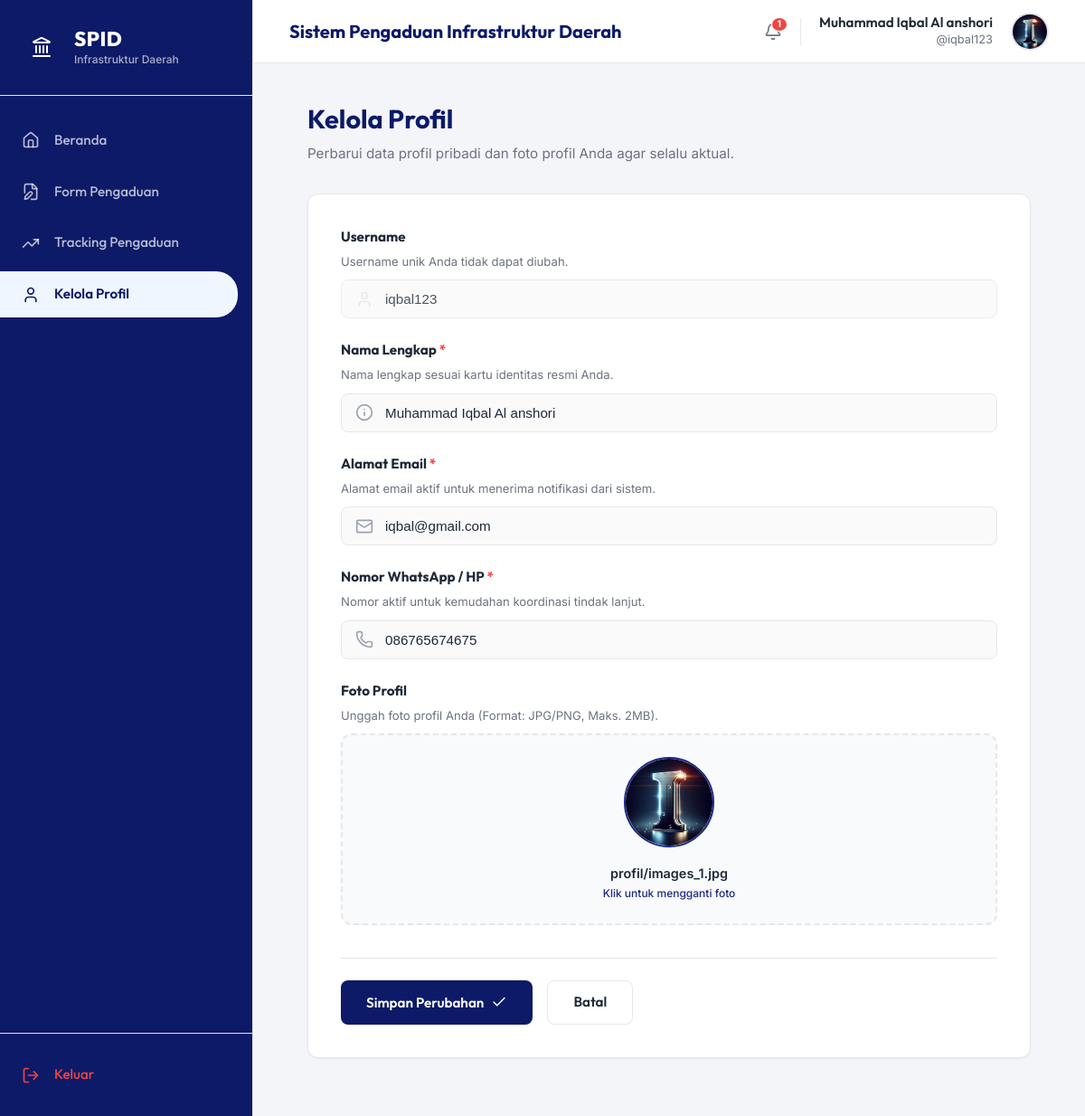
Screenshot of /profil/ (signed in) with the database file from the repository.
### pengaduan/models.py (models this page shows, shortened)
class CustomUser(AbstractUser):
    nama_lengkap = models.CharField(max_length=150, verbose_name="Nama Lengkap")
    nomor_hp = models.CharField(max_length=20, verbose_name="Nomor HP")
    foto_profil = models.ImageField(upload_to='profil/', blank=True, null=True, verbose_name="Foto Profil")

### pengaduan/views.py (the view)
# urls.py: path('profil/', views.profile_view, name='profile'),
@login_required
def profile_view(request):
    if request.method == 'POST':
        form = UserProfileForm(request.POST, request.FILES, instance=request.user)
        if form.is_valid():
            form.save()
            messages.success(request, "Profil Anda berhasil diperbarui!")
            return redirect('profile')
        else:
            messages.error(request, "Terjadi kesalahan. Silakan perbaiki data Anda.")
    else:
        form = UserProfileForm(instance=request.user)
    return render(request, 'profil.html', {
        'form': form,
        'active_menu': 'profile'
    })

### pengaduan/forms.py (shortened to what this page needs)
class UserProfileForm(forms.ModelForm):
    class Meta:
        model = CustomUser
        fields = ['nama_lengkap', 'email', 'nomor_hp', 'foto_profil']
        widgets = {
            'nama_lengkap': forms.TextInput(attrs={
                'class': 'form-control-input',
                'placeholder': 'Masukkan nama lengkap'
            }),
            'email': forms.EmailInput(attrs={
                'class': 'form-control-input',
                'placeholder': 'contoh@email.com'
            }),
            'nomor_hp': forms.TextInput(attrs={
                'class': 'form-control-input',
                'placeholder': '08xxxxxxxxxx'
            }),
            'foto_profil': forms.FileInput(attrs={
                'class': 'form-file-input',
                'accept': 'image/*'
            }),
        }

### pengaduan/context_processors.py (called while the page is built, shortened)
def latest_reports(request):
    if request.user.is_authenticated:
        if request.user.is_staff:
            return {
                'notifications': Pengaduan.objects.filter(status='Pending').order_by('-created_at')[:5],
                'notification_count': Pengaduan.objects.filter(status='Pending').count()
            }
        else:
            active_announcements = Pengumuman.objects.filter(is_active=True).order_by('-created_at')[:5]
            return {
                'announcements': active_announcements,
                'announcement_count': active_announcements.count()
            }

### templates/profil.html (shortened to what this page needs)
{% extends 'base.html' %}
{% load static %}
{% block content %}
<div class="form-pengaduan-container">
    <div class="page-header-info">
        <h2 class="page-title-main">Kelola Profil</h2>
        <p class="page-subtitle-main">Perbarui data profil pribadi dan foto profil Anda agar selalu aktual.</p>
    </div>
    <div class="form-card card">
        <form method="POST" enctype="multipart/form-data" class="app-form">
            <div class="form-group">
                <label class="form-label">Username</label>
                <p class="field-help-text">Username unik Anda tidak dapat diubah.</p>
                <div class="input-with-icon">
                    <input type="text" class="form-control-input" value="{{ request.user.username }}" readonly disabled style="background-color: var(--bg-light); cursor: not-allowed; opacity: 0.8;">
                </div>
            </div>
            <div class="form-group">
                <label for="id_nama_lengkap" class="form-label">Nama Lengkap <span class="required">*</span></label>
                <p class="field-help-text">Nama lengkap sesuai kartu identitas resmi Anda.</p>
                <div class="input-with-icon">
                    {{ form.nama_lengkap }}
                </div>
            </div>
            <div class="form-group">
                <label for="id_email" class="form-label">Alamat Email <span class="required">*</span></label>
                <p class="field-help-text">Alamat email aktif untuk menerima notifikasi dari sistem.</p>
                <div class="input-with-icon">
                    {{ form.email }}
                </div>
            </div>
            <div class="form-group">
                <label for="id_nomor_hp" class="form-label">Nomor WhatsApp / HP <span class="required">*</span></label>
                <p class="field-help-text">Nomor aktif untuk kemudahan koordinasi tindak lanjut.</p>
                <div class="input-with-icon">
                    {{ form.nomor_hp }}
                </div>
            </div>
            <div class="form-group">
                <label class="form-label">Foto Profil</label>
                <p class="field-help-text">Unggah foto profil Anda (Format: JPG/PNG, Maks. 2MB).</p>
                <div class="upload-dropzone" id="dropzone" onclick="document.getElementById('id_foto_profil').click()" style="padding: 24px;">
                    <div class="dropzone-preview {% if not request.user.foto_profil %}hide{% endif %}" id="dropzone-preview-container">
                        <div style="display: flex; justify-content: center; margin-bottom: 6px;">
                            <img src="{% if request.user.foto_profil %}{{ request.user.foto_profil.url }}{% endif %}" alt="Preview Foto Profil" id="img-preview" class="upload-preview-img" style="width: 100px; height: 100px; border-radius: 50%; object-fit: cover; border: 2.5px solid var(--primary-light);">
                        </div>
                        <div class="preview-info">
                            <span class="file-name" id="selected-file-name">{% if request.user.foto_profil %}{{ request.user.foto_profil.name }}{% else %}FotoProfil.png{% endif %}</span>
                            <span class="change-file-text">Klik untuk mengganti foto</span>
                        </div>
                    </div>
                </div>
            </div>
            <div class="form-actions-row">
                <button type="submit" class="btn btn-primary btn-submit">
                    <span>Simpan Perubahan</span>
                    <i data-lucide="check" class="btn-icon"></i>
                </button>
                <a href="{% url 'beranda' %}" class="btn btn-secondary btn-cancel">Batal</a>
            </div>
        </form>
    </div>
</div>
{% endblock %}

### templates/base.html (shortened to what this page needs)
{% load static %}
<!DOCTYPE html>
<html lang="id">
<head>
    <link rel="stylesheet" href="{% static 'css/style.css' %}">
</head>
<body class="dashboard-body">
    <aside class="sidebar" style="background-color: #0c1a67; border-right: 1px solid var(--border-color); color: var(--text-dark);">
        <div class="sidebar-brand" style="border-bottom: 1px solid var(--border-color);">
            <div class="brand-icon-container" style="background-color: var(--primary-color);">
                <i data-lucide="landmark" class="brand-icon-svg" style="color: var(--text-white);"></i>
            </div>
            <div class="brand-text">
                <span class="brand-title" style="color: #ffffff;">SPID</span>
                <span class="brand-subtitle" style="color: rgba(255, 255, 255, 0.65);">Infrastruktur Daerah</span>
            </div>
        </div>
        <nav class="sidebar-nav">
            <ul>
                <li>
                    <a href="{% url 'beranda' %}" class="nav-item {% if active_menu == 'beranda' %}active{% endif %}" id="nav-beranda">
                        <i data-lucide="home" class="nav-icon"></i>
                        <span class="nav-label">Beranda</span>
                    </a>
                </li>
                <li>
                    <a href="{% url 'form_pengaduan' %}" class="nav-item {% if active_menu == 'form' %}active{% endif %}" id="nav-form">
                        <i data-lucide="file-edit" class="nav-icon"></i>
                        <span class="nav-label">Form Pengaduan</span>
                    </a>
                </li>
                <li>
                    <a href="{% url 'tracking' %}" class="nav-item {% if active_menu == 'tracking' %}active{% endif %}" id="nav-tracking">
                        <i data-lucide="trending-up" class="nav-icon"></i>
                        <span class="nav-label">Tracking Pengaduan</span>
                    </a>
                </li>
                <li>
                    <a href="{% url 'profile' %}" class="nav-item {% if active_menu == 'profile' %}active{% endif %}" id="nav-profile">
                        <i data-lucide="user" class="nav-icon"></i>
                        <span class="nav-label">Kelola Profil</span>
                    </a>
                </li>
            </ul>
        </nav>
        <div class="sidebar-footer" style="border-top: 1px solid var(--border-color);">
            <a href="{% url 'logout' %}" class="logout-link" style="color: #ef4444; padding: 14px 24px;">
                <i data-lucide="log-out" class="nav-icon"></i>
                <span class="nav-label">Keluar</span>
            </a>
        </div>
    </aside>
    <div class="main-wrapper">
        <header class="top-navbar">
            <h1 class="navbar-title">Sistem Pengaduan Infrastruktur Daerah</h1>
            <div class="navbar-profile" style="display: flex; align-items: center; gap: 20px;">
                <div class="header-icon-buttons" style="display: flex; gap: 16px; color: var(--text-muted); align-items: center;">
                    <div class="notification-bell-container" style="position: relative; display: flex; align-items: center;">
                        <div id="bell-icon-wrapper" style="cursor: pointer; position: relative; display: flex; align-items: center;">
                            <i data-lucide="bell" style="width: 20px; height: 20px;"></i>
                            {% if announcement_count > 0 %}
                            <span class="bell-badge" style="display: none; position: absolute; top: -6px; right: -6px; background-color: #ef4444; color: white; border-radius: 50%; font-size: 0.65rem; padding: 2px 6px; font-weight: 700; border: 1.5px solid white; line-height: 1;">{{ announcement_count }}</span>
                            {% endif %}
                        </div>
                    </div>
                </div>
                <div class="profile-info text-right">
                    <span class="profile-name">{{ request.user.nama_lengkap }}</span>
                    <span class="profile-role">@{{ request.user.username }}</span>
                </div>
                <div class="profile-avatar">
                    {% if request.user.foto_profil %}
                    <img src="{{ request.user.foto_profil.url }}" alt="Avatar Pelapor" class="avatar-img">
                    {% elif request.user.is_staff %}
                    <img src="{% static 'images/admin_avatar.jpg' %}" alt="Avatar Admin" class="avatar-img">
                    {% else %}
                    <img src="{% static 'images/user_avatar.jpg' %}" alt="Avatar Pelapor" class="avatar-img">
                    {% endif %}
                </div>
            </div>
        </header>
        <main class="main-content">
            {% block content %}{% endblock %}
        </main>
    </div>
</body>
</html>

### templates/base.html (style rules this page uses)
.sidebar .nav-item { color: rgba(255, 255, 255, 0.7) !important; border-left: none !important; transition: var(--transition); }
.sidebar .nav-item.active { background-color: #eff6ff !important; color: var(--primary-color) !important; font-weight: 600; border-radius: 0 24px 24px 0; margin-right: 16px; }

### rows the page displays
CustomUser: user.nama_lengkap "Muhammad Iqbal Al anshori", user.username "iqbal123", user.foto_profil (picture), nama_lengkap "Muhammad Iqbal Al anshori", email "iqbal@gmail.com", nomor_hp "086765674675", foto_profil (picture), user.foto_profil.name "profil/images_1.jpg"

### other values shown
{{ announcement_count }} "1"
